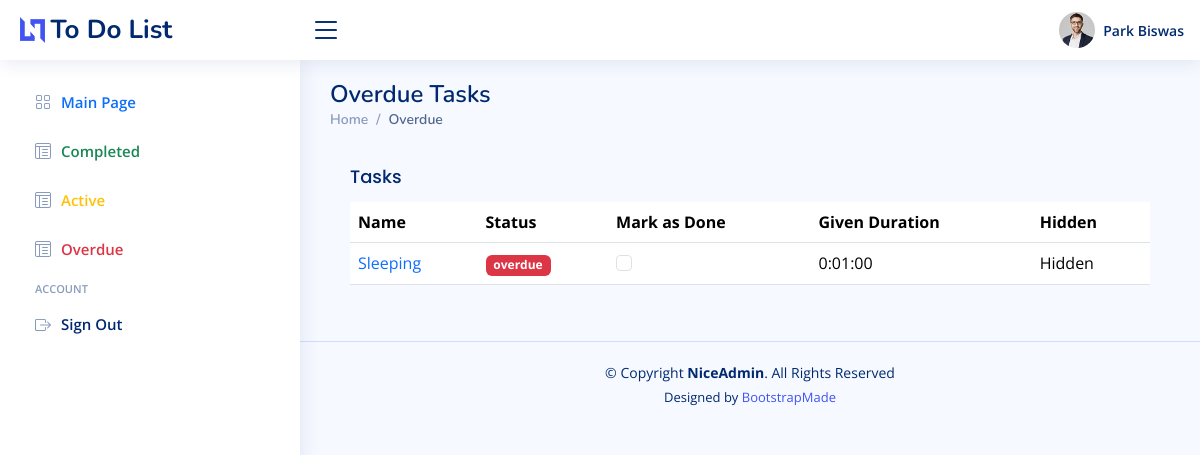
/todolist/display/overdue (signed in), run on an earlier commit of the app's database.
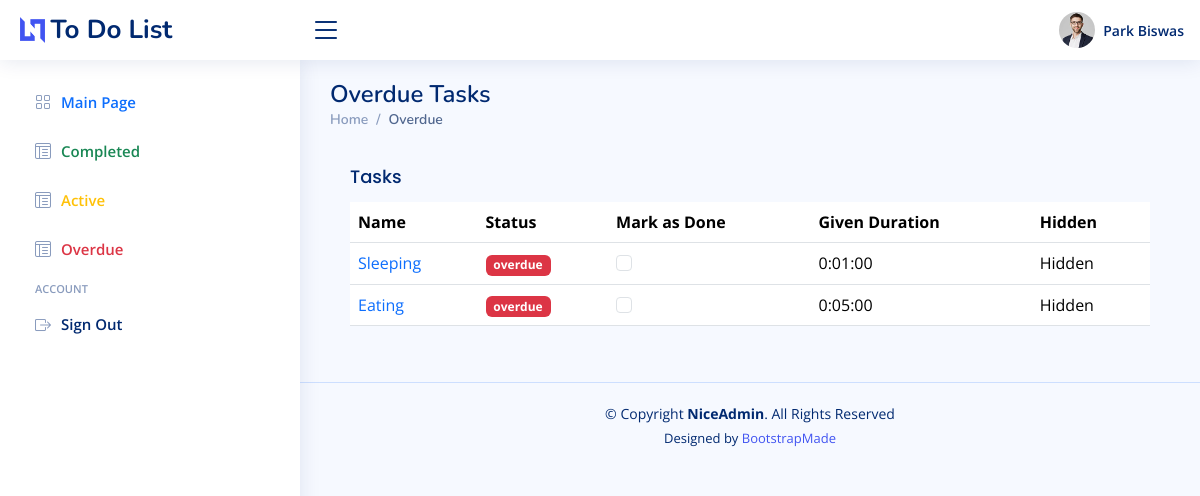
And on a later commit of the database.
### ToDoList/models.py (models this page shows, shortened)
class Task(models.Model):
    name = models.CharField(max_length=150)
    time = models.DurationField(null=True)
    status_choices = [
        ("pending","pending"),
        ("complete","complete"),
        ("overdue","overdue"),
    ]
    status = models.CharField(max_length=20,choices=status_choices,default="pending")
    user_id = models.ForeignKey(User, on_delete=models.CASCADE, default=None)
    updated_at = models.DateTimeField(default=timezone.now)
    def save(self, *args, set_updated_at = False, **kwargs):
        if set_updated_at:
            self.updated_at = timezone.now()
        super().save(*args, **kwargs)
    def is_overdue(self):
        current_time = timezone.now()
        end_time = self.updated_at + self.time
        return end_time <= current_time

### ToDoList/views.py (the view)
# urls.py: path("display/<str:display_type>",views.display,name="display"),
def display(request, display_type):
    config = {}
    user_data = get_user_data(request)
    set_overdue(user_data) # Check for overdue tasks
    tasks = Task.objects.filter(user_id = user_data, status = display_type)
    config['display_type'] = "Completed" if display_type == "complete" else "Active" if display_type == "pending" else "Overdue"
    config['user'] = f"{user_data.first_name} {user_data.last_name}"
    config['tasks'] = tasks
    return render(request,"display.html",config)

### ToDoList/utils.py (called while the page is built)
def get_user_data(request):
    return User.objects.get(id = get_auth_from_session(request))

def set_overdue(user_data):
    Task = apps.get_model('ToDoList', 'Task')
    tasks = Task.objects.filter(status__in=["pending","overdue"], user_id=user_data)
    for task in tasks:
        if task.is_overdue():
            task.status = "overdue"
            task.save(set_updated_at=False)
        else:
            task.status = "pending"
            task.save()

### authentication/utils.py (called while the page is built)
def get_auth_from_session(request):
    return request.session['user']

### ToDoList/templates/display.html (shortened to what this page needs)
{% extends "index.html" %}
{% block content %}
    <main id="main" class="main">
        <div class="pagetitle">
            <h1>{{display_type}} Tasks</h1>
            <nav>
            <ol class="breadcrumb">
                <li class="breadcrumb-item"><a href="{% url 'index'%}">Home</a></li>
                <li class="breadcrumb-item active">{{display_type}}</li>
            </ol>
            </nav>
        </div>
        <section class="section">
            <div class="row">
            <div class="col-12">
                <div class="card-body">
                  <h5 class="card-title">Tasks</h5>
                  <table class="table table-hover datatable">
                    <thead>
                      <tr>
                        <th scope="col">Name</th>
                        <th scope="col">Status</th>
                        {% if display_type != "Completed" %}
                          <th scope="col">Mark as Done</th>
                          <th scope="col">Given Duration</th>
                        {% if display_type == "Active" %}
                          <th scope="col">Time Left as of now</th>
                        {% else %}
                          <th data-hidden="true">Hidden</th>
                        {% endif %}
                        {% else %}
                          <th data-hidden="true">Hidden</th>
                          <th data-hidden="True">Hidden</th>
                          <th data-hidden="True">Hidden</th>
                        {% endif %}
                      </tr>
                    </thead>
                    <tbody>
                      {% for task in tasks %}
                            <tr>
                                <td><div class="text-primary">{{task.name}}</div></td>
                                <td>
                                  <span class="badge {% if display_type == "Completed" %}bg-success
                                  {% elif display_type == "Active" %}bg-warning{% else %}bg-danger{% endif %}">{{task.status}}</span>
                                </td>
                                {% if display_type != "Completed" %}
                                <td>
                                  <form action="{% url "status" task.id %}" method="post">
                                    <input type="checkbox" class = "form-check-input" name="status" {% if task.status == "complete" %}checked{% endif %} onchange= "this.form.submit()">
                                  </form>
                                </td>
                                <td>
                                  {{task.time}}
                                </td>
                                {% if display_type == "Active"%}
                                <td>
                                  <div class="text-success">
                                      {% with time_values=task.get_pending_time %}
                                          {{ time_values.0 }}:{{ time_values.1 }}:{{ time_values.2 }}
                                      {% endwith %}
                                  </div>
                              </td>
                              {% else %}
                              <td>Hidden</td>
                              {% endif %}
                              {% else %}
                              <td>Hidden</td>
                              <td>Hidden</td>
                              <td>Hidden</td>
                              {% endif %}
                            </tr>
                      {% endfor %}
                    </tbody>
                  </table>
              </div>
            </div>
          </div>
          </section>
    </main>
{% endblock %}

What changed in the data, as far as the page shows it:
added Task: name "Eating", status "overdue", time "0:05:00"
